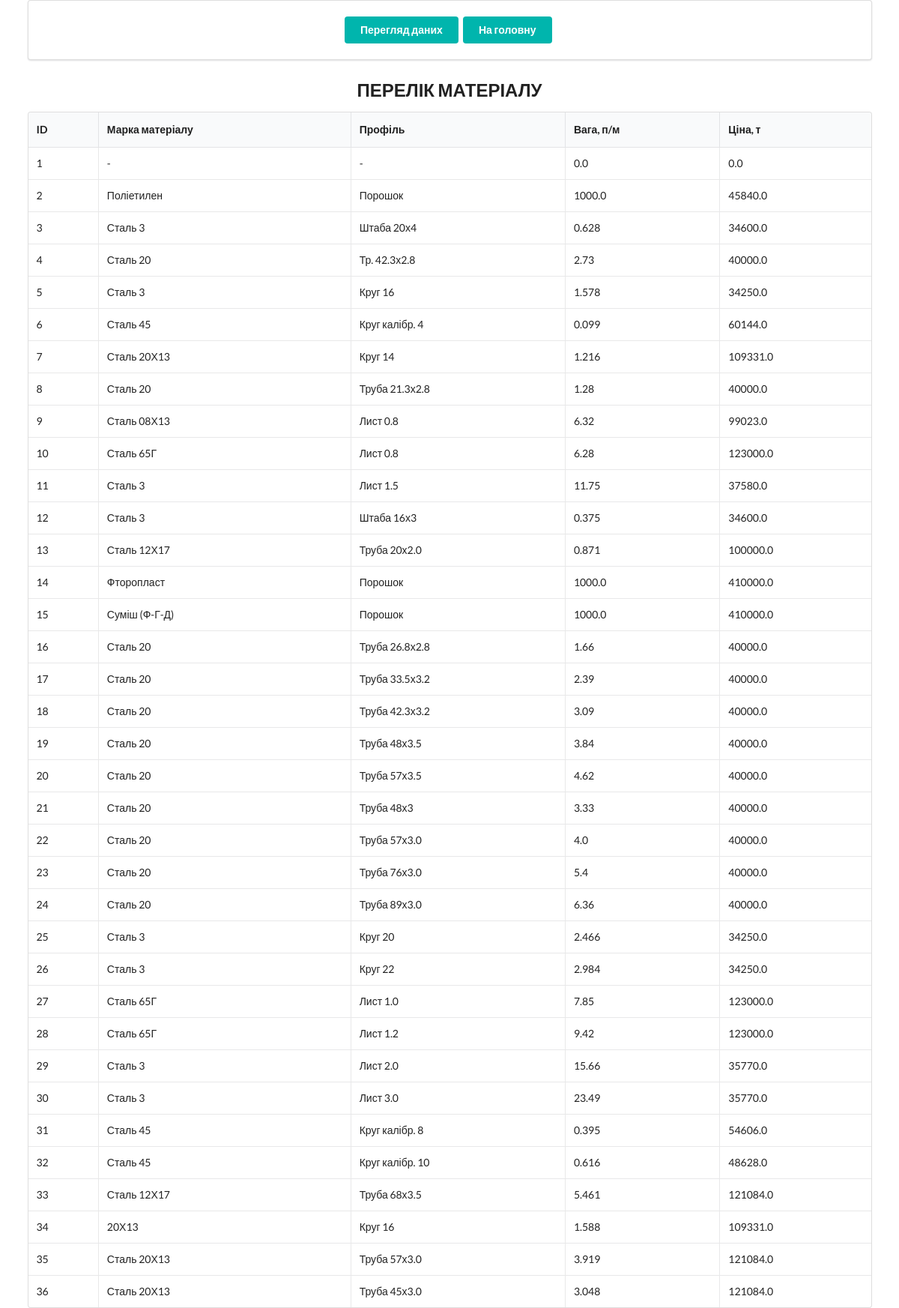
The page /material_all on the database its author committed.
### tables/tables.py (models this page shows)
class Material(Base):
    __tablename__ = 'materials'
    id = Column(Integer, primary_key=True, index=True)                      #
    marka = Column(String)                                                  # Марка матеріалу
    profile = Column(String)                                                # Профіль
    weight= Column(Float)                                                   # Вага п/м
    price= Column(Float)                                                    # Ціна за 1т.
    notes = Column(String)                                                  #
    date_created = Column(DateTime, default=datetime.today)
    date_updated = Column(DateTime, default=datetime.today, onupdate=datetime.today)

### routers/revision/revision_router.py (the view)
@app.get('/material_all')
def materialall(request: Request, db_session: Session = Depends(get_db)):
    materials = db_session.query(Material).all()
    details = db_session.query(Detail).all()
    return templates.TemplateResponse('/revision/index_material_all.html',
                                      {'request': request,
                                       'detail_list': details,
                                       'material_list': materials,}
                                      )

### templates/revision/index_material_all.html
{% extends 'layout.html' %}
{% block content %}
<div class="ui container" >
    <div class="ui padded segment">
        <div class="ui center aligned container">
            <a href="revision" class="ui teal button">Перегляд даних</a>
                <a href="/" class="ui teal  button">На головну</a>
        </div>
    </div>
    <h2 class="ui center aligned header">ПЕРЕЛІК МАТЕРІАЛУ</h2>
    <table class="ui celled table">
        <thead>
            <tr>
                <th>ID</th>
                <th>Марка матеріалу</th>
                <th>Профіль</th>
                <th>Вага, п/м</th>
                <th>Ціна, т</th>
            </tr>
        </thead>
        <tbody>
            {% for material in material_list %}
                <tr>
                    <td> {{ material.id }} </td>
                    <td> {{ material.marka }} </td>
                    <td> {{ material.profile }} </td>
                    <td> {{ material.weight }} </td>
                    <td> {{ material.price }} </td>
                </tr>
            {% endfor %}
        </tbody>
    </table>
</div>
{% endblock content %}

### rows shown on the page
Material: id "1", marka "-", profile "-", weight "0.0", price "0.0"
Material: id "2", marka "Поліетилен", profile "Порошок", weight "1000.0", price "45840.0"
Material: id "3", marka "Сталь 3", profile "Штаба 20х4", weight "0.628", price "34600.0"
Material: id "4", marka "Сталь 20", profile "Тр. 42.3х2.8", weight "2.73", price "40000.0"
Material: id "5", marka "Сталь 3", profile "Круг 16", weight "1.578", price "34250.0"
Material: id "6", marka "Сталь 45", profile "Круг калібр. 4", weight "0.099", price "60144.0"
Material: id "7", marka "Сталь 20Х13", profile "Круг 14", weight "1.216", price "109331.0"
Material: id "8", marka "Сталь 20", profile "Труба 21.3х2.8", weight "1.28", price "40000.0"
Material: id "9", marka "Сталь 08Х13", profile "Лист 0.8", weight "6.32", price "99023.0"
Material: id "10", marka "Сталь 65Г", profile "Лист 0.8", weight "6.28", price "123000.0"
Material: id "11", marka "Сталь 3", profile "Лист 1.5", weight "11.75", price "37580.0"
Material: id "12", marka "Сталь 3", profile "Штаба 16х3", weight "0.375", price "34600.0"
Material: id "13", marka "Сталь 12Х17", profile "Труба 20х2.0", weight "0.871", price "100000.0"
Material: id "14", marka "Фторопласт", profile "Порошок", weight "1000.0", price "410000.0"
Material: id "15", marka "Суміш (Ф-Г-Д)", profile "Порошок", weight "1000.0", price "410000.0"
Material: id "16", marka "Сталь 20", profile "Труба 26.8х2.8", weight "1.66", price "40000.0"
Material: id "17", marka "Сталь 20", profile "Труба 33.5х3.2", weight "2.39", price "40000.0"
Material: id "18", marka "Сталь 20", profile "Труба 42.3х3.2", weight "3.09", price "40000.0"
Material: id "19", marka "Сталь 20", profile "Труба 48х3.5", weight "3.84", price "40000.0"
Material: id "20", marka "Сталь 20", profile "Труба 57х3.5", weight "4.62", price "40000.0"
Material: id "21", marka "Сталь 20", profile "Труба 48х3", weight "3.33", price "40000.0"
Material: id "22", marka "Сталь 20", profile "Труба 57х3.0", weight "4.0", price "40000.0"
Material: id "23", marka "Сталь 20", profile "Труба 76х3.0", weight "5.4", price "40000.0"
Material: id "24", marka "Сталь 20", profile "Труба 89х3.0", weight "6.36", price "40000.0"
Material: id "25", marka "Сталь 3", profile "Круг 20", weight "2.466", price "34250.0"
Material: id "26", marka "Сталь 3", profile "Круг 22", weight "2.984", price "34250.0"
Material: id "27", marka "Сталь 65Г", profile "Лист 1.0", weight "7.85", price "123000.0"
Material: id "28", marka "Сталь 65Г", profile "Лист 1.2", weight "9.42", price "123000.0"
Material: id "29", marka "Сталь 3", profile "Лист 2.0", weight "15.66", price "35770.0"
Material: id "30", marka "Сталь 3", profile "Лист 3.0", weight "23.49", price "35770.0"
Material: id "31", marka "Сталь 45", profile "Круг калібр. 8", weight "0.395", price "54606.0"
Material: id "32", marka "Сталь 45", profile "Круг калібр. 10", weight "0.616", price "48628.0"
Material: id "33", marka "Сталь 12Х17", profile "Труба 68х3.5", weight "5.461", price "121084.0"
Material: id "34", marka "20Х13", profile "Круг 16", weight "1.588", price "109331.0"
Material: id "35", marka "Сталь 20Х13", profile "Труба 57х3.0", weight "3.919", price "121084.0"
Material: id "36", marka "Сталь 20Х13", profile "Труба 45х3.0", weight "3.048", price "121084.0"
